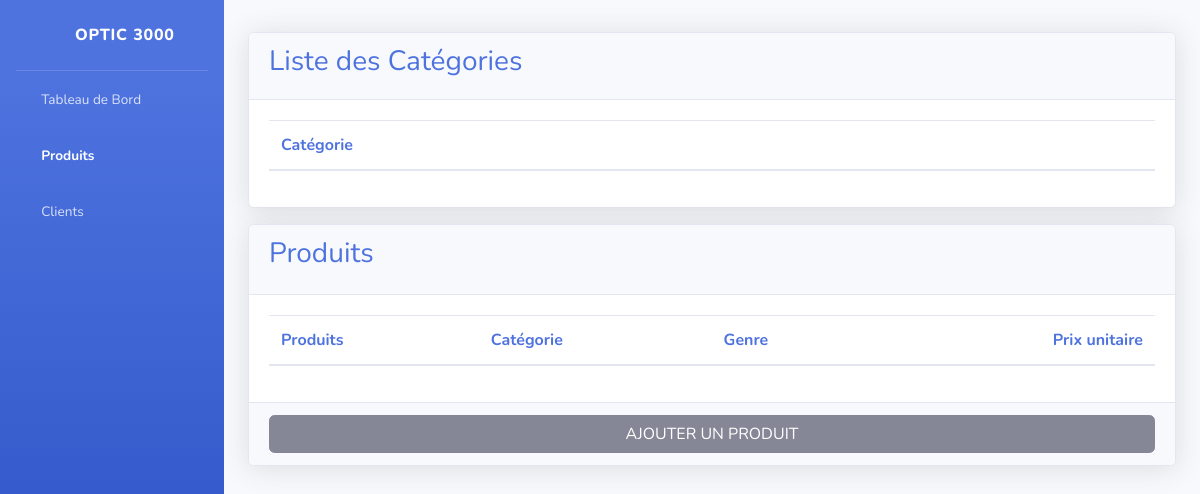
Before: /products/ with the older database file.
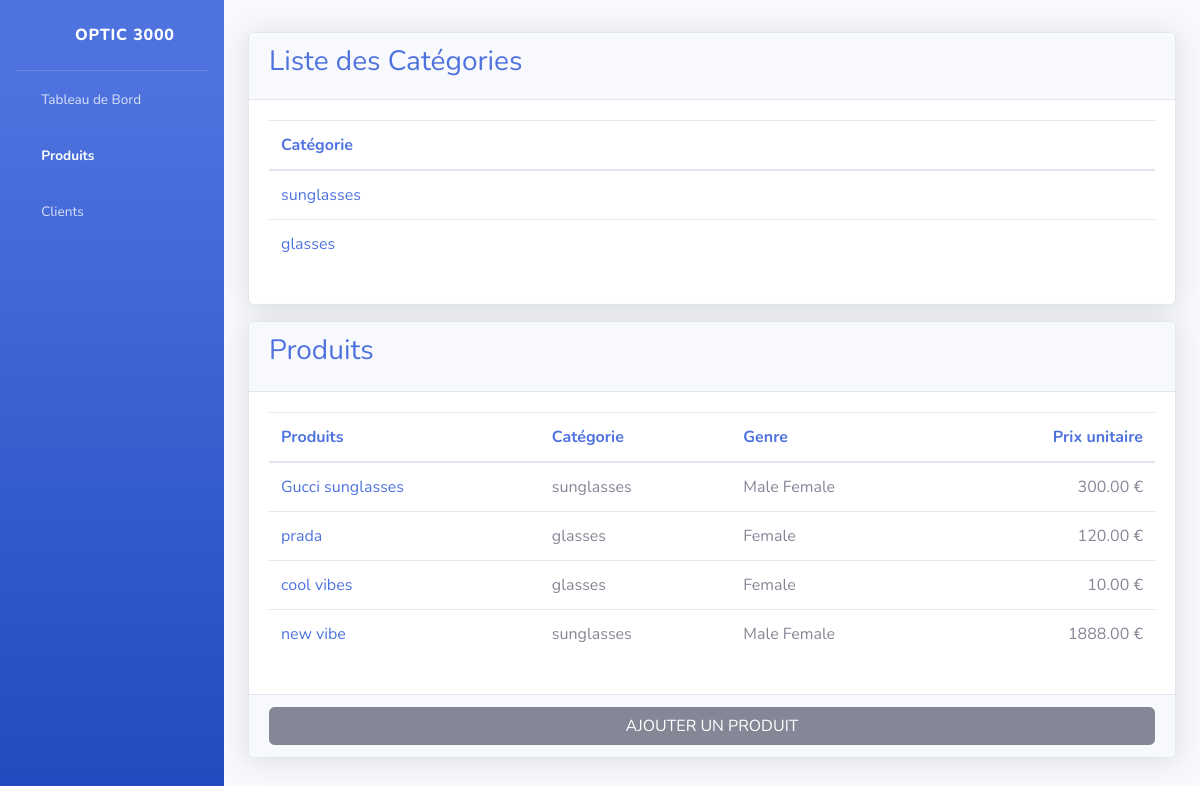
After: the same page with the newer database file.
### products/models.py (models this page shows, shortened)
class Category(models.Model):
    name = models.CharField(max_length=32)
    def __str__(self):
        return self.name

class Product(models.Model):
    name = models.CharField(max_length=255)
    description = models.TextField(blank=True, null=True)
    price = models.FloatField(blank=True, null=True)
    image = models.ImageField(upload_to='products/images', blank=True, null=True)
    gender = models.ManyToManyField(Gender)
    category = models.ForeignKey(Category, on_delete=models.CASCADE, blank=False, null=False)

### costumer/models.py (models this page shows)
class Gender(models.Model):
    name = models.CharField(max_length=32, default='Male')
    def __str__(self):
        return self.name

### products/views.py (the view)
# urls.py: path('', productList, name='products'),
def productList(request):
    products = Product.objects.all()
    categories = Category.objects.all()
    context = {
        'pageActive': 'Products',
        'products': products,
        'categories': categories,
        }
    return render(request, 'products/products.html', context)

### templates/products/products.html (shortened to what the changed rows need)
{% extends 'base.html' %}
{% load static %}
{% block content %}
<div class="row justify-content-center" style="padding-bottom: 1rem;">
    <div class="col-12">
        <div class="card text-left shadow">
            <div class="card-body">
                <div class="row">
                    <div class="col-12">
                        <div class="table-responsive">
                            <table class="table">
                                <thead class="text-primary">
                                    <tr>
                                        <th>
                                            Catégorie
                                        </th>
                                    </tr>
                                </thead>
                                <tbody>
                                    {% for category in categories %}
                                    <tr>
                                        <td>
                                            <a href="{% url 'categoriesDetails' category.id %}">{{ category.name }}</a>
                                        </td>
                                    </tr>
                                    {% endfor %}
                                </tbody>
                            </table>
                        </div>
                    </div>
                </div>
            </div>
        </div>
    </div>
</div>
<div class="row justify-content-center">
    <div class="col-sm-12">
        <div class="card text-left shadow">
            <div class="card-body">
                <div class="table-responsive">
                    <table class="table">
                        <thead class="text-primary">
                          <tr>
                            <th scope="col" class="text-left">Produits</th>
                            <th scope="col" class="text-left">Catégorie</th>
                            <th scope="col" class="text-left">Genre</th>
                            <th scope="col" class="text-right">Prix unitaire</th>
                          </tr>
                        </thead>
                        <tbody>
                            {% for product in products %}
                            <tr>
                                <td class="text-left">
                                    <a href="{% url 'productsDetails' product.id %}">{{product.name}}</a>
                                </td>
                                <td>
                                    {{ product.category }}
                                </td>
                                <td>
                                    {% for gender in product.gender.all %}
                                    {{ gender }}
                                    {% endfor %}
                                </td>
                                <td class="text-right">{{ product.price|floatformat:2 }} €</td>
                            </tr>
                            {% endfor %}
                        </tbody>
                    </table>
                </div>
            </div>
        </div>
    </div>
</div>
{% endblock %}

Changed rows visible on the page:
added Category: name "sunglasses"
added Category: name "glasses"
added Product: name "Gucci sunglasses", category "sunglasses", price "300.00"
added Gender: name "Male"
added Gender: name "Female"
added Product: name "prada", category "glasses", price "120.00"
added Product: name "cool vibes", category "glasses", price "10.00"
added Product: name "new vibe", category "sunglasses", price "1888.00"
